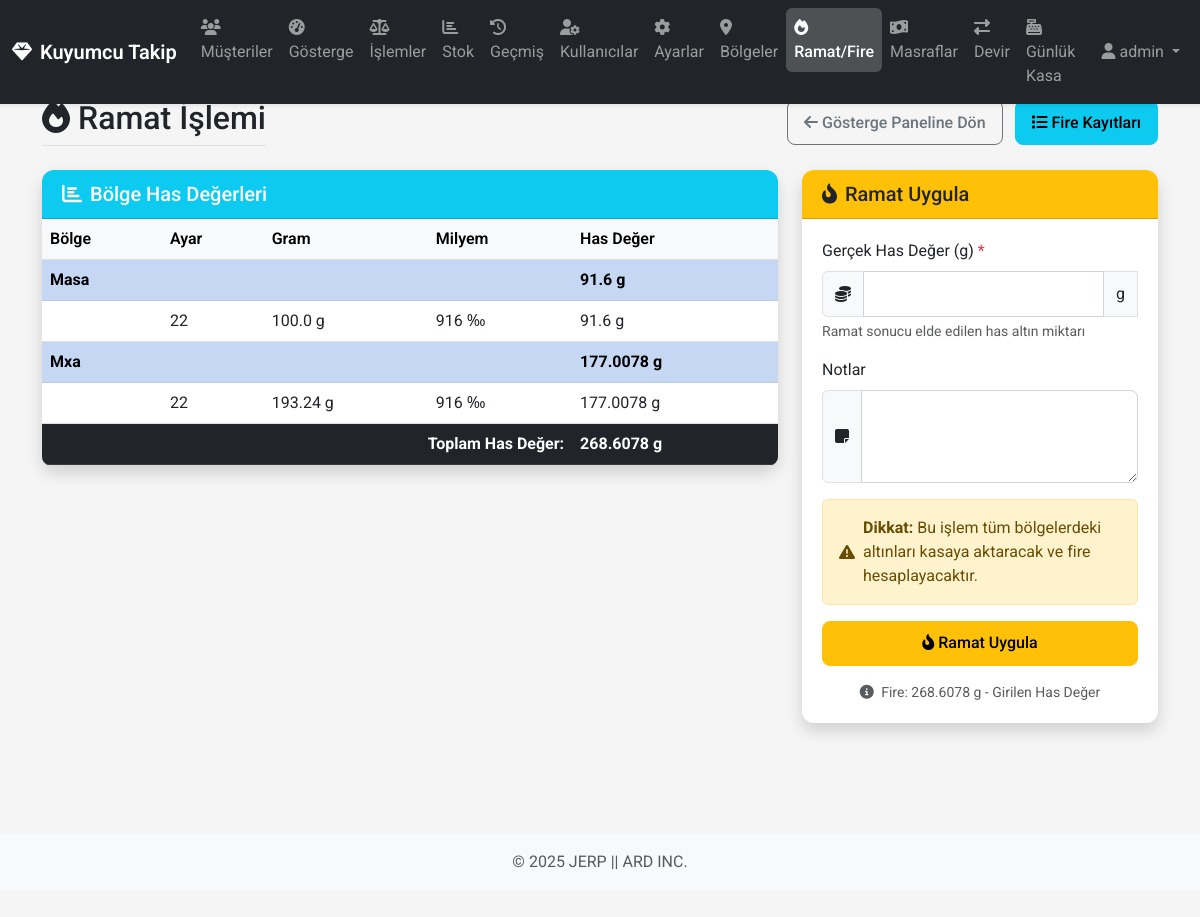
The page /ramat (signed in) on the database its author committed.
### app/models/database.py (models this page shows, shortened)
class User(db.Model, UserMixin):
    __tablename__ = 'users'
    id = db.Column(db.Integer, primary_key=True)
    username = db.Column(db.String(64), unique=True, nullable=False)
    password_hash = db.Column(db.String(128), nullable=False)
    is_admin = db.Column(db.Boolean, default=False)
    role = db.Column(db.String(20), default='staff')
    created_by_id = db.Column(db.Integer, db.ForeignKey('users.id'))
    created_at = db.Column(db.DateTime, default=datetime.utcnow)
    created_by = db.relationship('User', remote_side=[id], backref=db.backref('created_users', lazy='dynamic'))
    def has_role(self, role):
        if self.is_admin:
            return True
        if role == 'manager' and self.role == 'manager':
            return True
        if role == 'staff' and (self.role == 'manager' or self.role == 'staff'):
            return True
        return False

class Region(db.Model):
    __tablename__ = 'regions'
    id = db.Column(db.Integer, primary_key=True)
    name = db.Column(db.String(20), unique=True, nullable=False)
    is_active = db.Column(db.Boolean, default=True)  # Bölgenin aktif/silindi durumu
    is_default = db.Column(db.Boolean, default=False)  # Varsayılan bölge mi?
    created_at = db.Column(db.DateTime, default=datetime.utcnow)

class Setting(db.Model):
    __tablename__ = 'settings'
    id = db.Column(db.Integer, primary_key=True)
    name = db.Column(db.String(10), unique=True, nullable=False)
    purity_per_thousand = db.Column(db.Integer, nullable=False, default=916)  # Varsayılan değer 22 ayar için

### app/routes/views.py (the view, shortened to what this page needs)
@main_bp.route('/ramat', methods=['GET', 'POST'])
@login_required
def ramat():
    if not current_user.has_role('manager'):
        flash('Bu sayfaya erişim için yönetici yetkisi gereklidir!', 'danger')
        return redirect(url_for('main.dashboard'))
    regions = Region.query.filter_by(is_active=True).all()
    region_data = []
    total_pure_gold = 0
    for region in regions:
        if region.name == 'kasa':
            continue  # Kasa bölgesini ramat hesabına katmıyoruz
        region_pure_gold = 0
        setting_data = []
        for setting in Setting.query.all():
            status = SystemManager.get_region_status(region.name, setting.name)
            gram = status.get(setting.name, 0)
            if gram > 0:
                pure_gold = gram * (setting.purity_per_thousand / 1000)
                region_pure_gold += pure_gold
                setting_data.append({
                    'name': setting.name,
                    'gram': gram,
                    'purity': setting.purity_per_thousand,
                    'pure_gold': pure_gold
                })
        if region_pure_gold > 0:
            region_data.append({
                'name': region.name,
                'settings': setting_data,
                'total_pure_gold': region_pure_gold
            })
            total_pure_gold += region_pure_gold
    return render_template(
        'ramat.html',
        region_data=region_data,
        total_pure_gold=total_pure_gold
    )

### app/templates/ramat.html (shortened to what this page needs)
{% extends 'base.html' %}
{% block content %}
<div class="row mb-4">
    <div class="col">
        <div class="d-flex justify-content-between align-items-center flex-wrap">
            <h2 class="border-bottom pb-2 mb-0">
                <i class="fas fa-fire me-2"></i>Ramat İşlemi
            </h2>
            <div class="mt-2 mt-md-0">
                <a href="{{ url_for('main.dashboard') }}" class="btn btn-outline-secondary me-2">
                    <i class="fas fa-arrow-left me-1"></i><span class="d-none d-md-inline-block">Gösterge Paneline Dön</span>
                </a>
                <a href="{{ url_for('main.fires') }}" class="btn btn-info">
                    <i class="fas fa-list me-1"></i><span class="d-none d-md-inline-block">Fire Kayıtları</span>
                </a>
            </div>
        </div>
    </div>
</div>
<div class="row">
    <div class="col-lg-8 mb-4">
        <div class="card shadow">
            <div class="card-header bg-info text-white">
                <h5 class="mb-0"><i class="fas fa-chart-bar me-2"></i>Bölge Has Değerleri</h5>
            </div>
            <div class="card-body p-0">
                <div class="table-responsive">
                    <table class="table table-hover table-striped mb-0">
                        <thead class="table-light">
                            <tr>
                                <th>Bölge</th>
                                <th>Ayar</th>
                                <th>Gram</th>
                                <th>Milyem</th>
                                <th>Has Değer</th>
                            </tr>
                        </thead>
                        <tbody>
                            {% for region in region_data %}
                            <tr class="table-primary">
                                <td colspan="4" class="fw-bold">{{ region.name|capitalize }}</td>
                                <td class="fw-bold">{{ region.total_pure_gold|round(4) }} g</td>
                            </tr>
                                {% for setting in region.settings %}
                                <tr>
                                    <td></td>
                                    <td>{{ setting.name }}</td>
                                    <td>{{ setting.gram|round(2) }} g</td>
                                    <td>{{ setting.purity }} ‰</td>
                                    <td>{{ setting.pure_gold|round(4) }} g</td>
                                </tr>
                                {% endfor %}
                            {% endfor %}
                        </tbody>
                        <tfoot class="table-dark">
                            <tr>
                                <td colspan="4" class="fw-bold text-end">Toplam Has Değer:</td>
                                <td class="fw-bold">{{ total_pure_gold|round(4) }} g</td>
                            </tr>
                        </tfoot>
                    </table>
                </div>
            </div>
        </div>
    </div>
    <div class="col-lg-4 mb-4">
        <div class="card shadow">
            <div class="card-header bg-warning text-dark">
                <h5 class="mb-0"><i class="fas fa-fire-alt me-2"></i>Ramat Uygula</h5>
            </div>
            <div class="card-body">
                {% if total_pure_gold > 0 %}
                <form method="post" class="needs-validation" novalidate>
                    <div class="mb-3">
                        <label for="actual_pure_gold" class="form-label">Gerçek Has Değer (g) <span class="text-danger">*</span></label>
                        <div class="input-group">
                            <span class="input-group-text"><i class="fas fa-coins"></i></span>
                            <input type="number" step="0.0001" min="0.0001" max="{{ total_pure_gold }}" class="form-control"
                                   id="actual_pure_gold" name="actual_pure_gold" required>
                            <span class="input-group-text">g</span>
                        </div>
                        <div class="form-text">
                            Ramat sonucu elde edilen has altın miktarı
                        </div>
                    </div>
                    <div class="mb-3">
                        <label for="notes" class="form-label">Notlar</label>
                        <div class="input-group">
                            <span class="input-group-text"><i class="fas fa-sticky-note"></i></span>
                            <textarea class="form-control" id="notes" name="notes" rows="3"></textarea>
                        </div>
                    </div>
                    <div class="alert alert-warning">
                        <div class="d-flex align-items-center">
                            <i class="fas fa-exclamation-triangle me-2"></i>
                            <div>
                                <strong>Dikkat:</strong> Bu işlem tüm bölgelerdeki altınları kasaya aktaracak ve fire hesaplayacaktır.
                            </div>
                        </div>
                    </div>
                    <div class="d-grid">
                        <button type="submit" class="btn btn-warning" onclick="return confirm('Ramat işlemini uygulamak istediğinize emin misiniz?')">
                            <i class="fas fa-fire-alt me-1"></i>Ramat Uygula
                        </button>
                    </div>
                    <div class="form-text text-center mt-3">
                        <i class="fas fa-info-circle me-1"></i>
                        Fire: {{ total_pure_gold|round(4) }} g - Girilen Has Değer
                    </div>
                </form>
                {% endif %}
            </div>
        </div>
    </div>
</div>
{% endblock %}

### app/templates/base.html (shortened to what this page needs)
<!DOCTYPE html>
<html lang="tr">
<head>
    <link href="https://cdn.jsdelivr.net/npm/bootstrap@5.3.0/dist/css/bootstrap.min.css" rel="stylesheet">
    <link rel="stylesheet" href="https://cdnjs.cloudflare.com/ajax/libs/font-awesome/6.4.0/css/all.min.css">
    <link rel="stylesheet" href="{{ url_for('static', filename='css/style.css') }}">
    <link rel="stylesheet" href="{{ url_for('static', filename='css/mobile.css') }}">
</head>
<body>
    {% if current_user.is_authenticated %}
    <nav class="navbar navbar-expand-lg navbar-dark bg-dark fixed-top">
        <div class="container-fluid">
            <a class="navbar-brand d-flex align-items-center" href="{{ url_for('main.dashboard') }}">
                <i class="fas fa-gem me-2"></i>Kuyumcu Takip
            </a>
            <div class="collapse navbar-collapse" id="navbarNav">
                <ul class="navbar-nav me-auto">
                    <li class="nav-item">
                        <a class="nav-link {% if request.endpoint == 'main.customers' %}active{% endif %}" href="{{ url_for('main.customers') }}">
                            <i class="fas fa-users nav-icon"></i>
                            <span class="nav-text">Müşteriler</span>
                        </a>
                    </li>
                    <li class="nav-item">
                        <a class="nav-link {% if request.endpoint == 'main.dashboard' %}active{% endif %}" href="{{ url_for('main.dashboard') }}">
                            <i class="fas fa-tachometer-alt nav-icon"></i>
                            <span class="nav-text">Gösterge</span>
                        </a>
                    </li>
                    <li class="nav-item">
                        <a class="nav-link {% if request.endpoint == 'main.operations' %}active{% endif %}" href="{{ url_for('main.operations') }}">
                            <i class="fas fa-balance-scale nav-icon"></i>
                            <span class="nav-text">İşlemler</span>
                        </a>
                    </li>
                    <li class="nav-item">
                        <a class="nav-link {% if request.endpoint == 'main.stock' %}active{% endif %}" href="{{ url_for('main.stock') }}">
                            <i class="fas fa-chart-bar nav-icon"></i>
                            <span class="nav-text">Stok</span>
                        </a>
                    </li>
                    <li class="nav-item">
                        <a class="nav-link {% if request.endpoint == 'main.history' %}active{% endif %}" href="{{ url_for('main.history') }}">
                            <i class="fas fa-history nav-icon"></i>
                            <span class="nav-text">Geçmiş</span>
                        </a>
                    </li>
                    {% if current_user.has_role('manager') %}
                    <li class="nav-item">
                        <a class="nav-link {% if request.endpoint == 'main.users' %}active{% endif %}" href="{{ url_for('main.users') }}">
                            <i class="fas fa-user-cog nav-icon"></i>
                            <span class="nav-text">Kullanıcılar</span>
                        </a>
                    </li>
                    {% endif %}
                    {% if current_user.is_admin %}
                    <li class="nav-item">
                        <a class="nav-link {% if request.endpoint == 'main.settings' %}active{% endif %}" href="{{ url_for('main.settings') }}">
                            <i class="fas fa-cog nav-icon"></i>
                            <span class="nav-text">Ayarlar</span>
                        </a>
                    </li>
                    {% endif %}
                    <li class="nav-item">
                        <a class="nav-link {% if request.endpoint == 'main.regions' %}active{% endif %}" href="{{ url_for('main.manage_regions') }}">
                            <i class="fas fa-map-marker-alt nav-icon"></i>
                            <span class="nav-text">Bölgeler</span>
                        </a>
                    </li>
                    <li class="nav-item">
                        <a class="nav-link {% if request.endpoint == 'main.ramat' or request.endpoint == 'main.fires' %}active{% endif %}" href="{{ url_for('main.ramat') }}">
                            <i class="fas fa-fire nav-icon"></i>
                            <span class="nav-text">Ramat/Fire</span>
                        </a>
                    </li>
                    <li class="nav-item">
                        <a class="nav-link {% if request.endpoint == 'main.expenses' %}active{% endif %}" href="{{ url_for('main.expenses') }}">
                            <i class="fas fa-money-bill-wave nav-icon"></i>
                            <span class="nav-text">Masraflar</span>
                        </a>
                    </li>
                    <li class="nav-item">
                        <a class="nav-link {% if request.endpoint == 'main.transfers' or request.endpoint == 'main.new_transfer' %}active{% endif %}" href="{{ url_for('main.transfers') }}">
                            <i class="fas fa-exchange-alt nav-icon"></i>
                            <span class="nav-text">Devir</span>
                        </a>
                    </li>
                    <li class="nav-item">
                        <a class="nav-link {% if request.endpoint == 'main.daily_vault' or request.endpoint == 'main.daily_vault_history' %}active{% endif %}" href="{{ url_for('main.daily_vault') }}">
                            <i class="fas fa-cash-register nav-icon"></i>
                            <span class="nav-text">Günlük Kasa</span>
                        </a>
                    </li>
                </ul>
                <div class="navbar-nav d-flex align-items-center">
                    <div class="nav-item dropdown">
                        <a class="nav-link dropdown-toggle" href="#" id="navbarDropdown" role="button" data-bs-toggle="dropdown">
                            <i class="fas fa-user me-1"></i><span class="username-text">{{ current_user.username }}</span>
                        </a>
                    </div>
                </div>
            </div>
        </div>
    </nav>
    {% endif %}
    <div class="container main-container mt-4 mb-5">
        {% block content %}{% endblock %}
    </div>
    <footer class="footer py-3 bg-light">
        <div class="container text-center">
            <span class="text-muted">© 2025 JERP || ARD INC. </span>
        </div>
    </footer>
</body>
</html>

### rows shown on the page
User: username "admin"
Region: name "Masa", total_pure_gold "91.6"
Setting: name "22", gram "100.0", purity "916", pure_gold "91.6", gram "193.24", pure_gold "177.0078"
Region: name "Mxa", total_pure_gold "177.0078"

### other values the page prints
{{ total_pure_gold|round(4) }} "268.6078"
